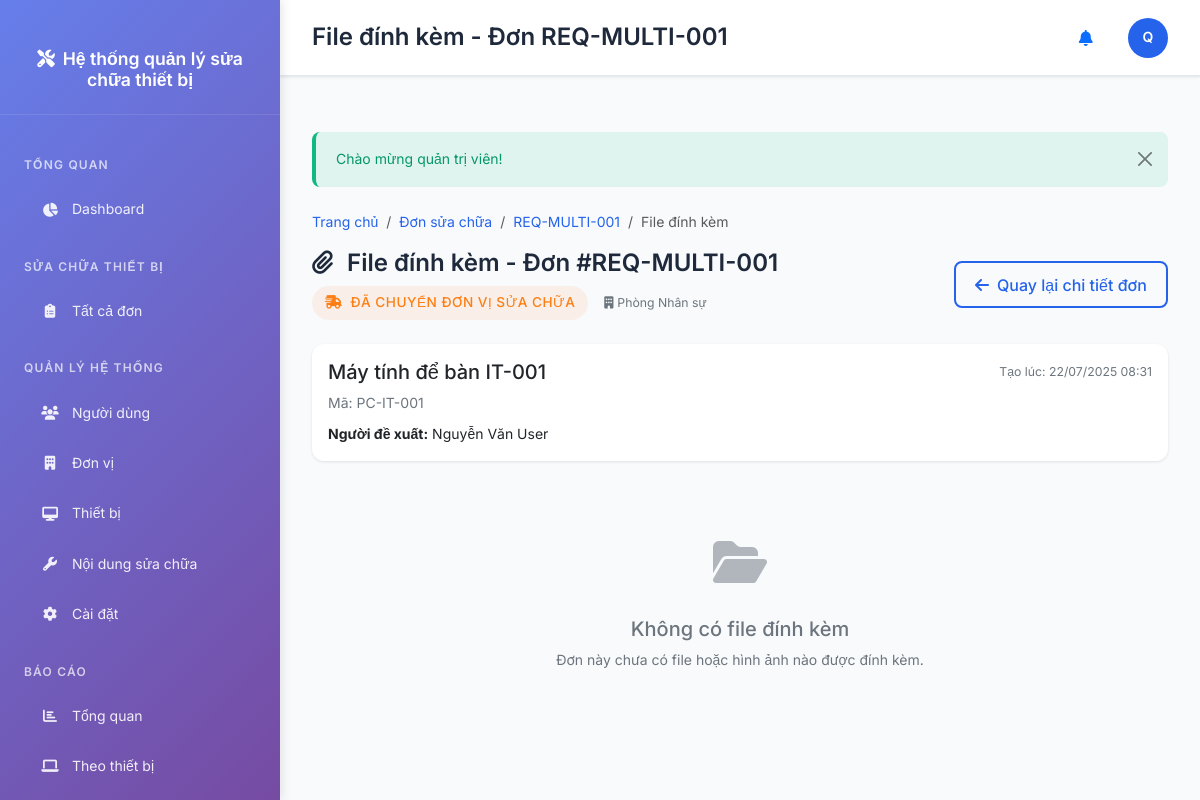
The page /repairs/attachments.php?code=REQ-MULTI-001 (signed in) on the database its author committed.
### tables this page shows
CREATE TABLE repair_requests (
    id INT AUTO_INCREMENT PRIMARY KEY,
    request_code VARCHAR(30) NOT NULL UNIQUE,
    equipment_id INT NOT NULL,
    requester_id INT NOT NULL,
    problem_description TEXT NOT NULL,
    urgency_level ENUM('low', 'medium', 'high', 'critical') DEFAULT 'medium',
    images TEXT,  
    videos TEXT,  
    current_status_id INT NOT NULL,
    assigned_logistics_id INT,
    assigned_clerk_id INT,
    assigned_technician_id INT,
    estimated_completion DATE,
    actual_completion DATETIME,
    total_cost DECIMAL(15,2) DEFAULT 0,
    logistics_received_at TIMESTAMP NULL COMMENT 'Thời gian giao liên nhận đề xuất',
    logistics_handover_at TIMESTAMP NULL COMMENT 'Thời gian giao liên bàn giao cho văn thư',
    created_at TIMESTAMP DEFAULT CURRENT_TIMESTAMP,
    updated_at TIMESTAMP DEFAULT CURRENT_TIMESTAMP ON UPDATE CURRENT_TIMESTAMP,
    FOREIGN KEY (equipment_id) REFERENCES equipments(id) ON DELETE RESTRICT,
    FOREIGN KEY (requester_id) REFERENCES users(id) ON DELETE RESTRICT,
    FOREIGN KEY (current_status_id) REFERENCES repair_statuses(id) ON DELETE RESTRICT,
    FOREIGN KEY (assigned_logistics_id) REFERENCES users(id) ON DELETE SET NULL,
    FOREIGN KEY (assigned_clerk_id) REFERENCES users(id) ON DELETE SET NULL,
    FOREIGN KEY (assigned_technician_id) REFERENCES users(id) ON DELETE SET NULL
);

CREATE TABLE users (
    id INT AUTO_INCREMENT PRIMARY KEY,
    username VARCHAR(50) NOT NULL UNIQUE,
    password VARCHAR(255) NOT NULL,
    full_name VARCHAR(100) NOT NULL,
    email VARCHAR(100),
    phone VARCHAR(20),
    department_id INT,
    role_id INT NOT NULL,
    avatar VARCHAR(255),
    status ENUM('active', 'inactive') DEFAULT 'active',
    last_login TIMESTAMP NULL,
    created_at TIMESTAMP DEFAULT CURRENT_TIMESTAMP,
    updated_at TIMESTAMP DEFAULT CURRENT_TIMESTAMP ON UPDATE CURRENT_TIMESTAMP,
    FOREIGN KEY (department_id) REFERENCES departments(id) ON DELETE SET NULL,
    FOREIGN KEY (role_id) REFERENCES roles(id) ON DELETE RESTRICT
);

CREATE TABLE repair_statuses (
    id INT AUTO_INCREMENT PRIMARY KEY,
    code VARCHAR(30) NOT NULL UNIQUE,
    name VARCHAR(100) NOT NULL,
    step_order INT NOT NULL,
    color VARCHAR(20) DEFAULT '#007bff',
    icon VARCHAR(50) DEFAULT 'fas fa-circle',
    description TEXT,
    created_at TIMESTAMP DEFAULT CURRENT_TIMESTAMP
);

CREATE TABLE departments (
    id INT AUTO_INCREMENT PRIMARY KEY,
    code VARCHAR(20) NOT NULL UNIQUE,
    name VARCHAR(200) NOT NULL,
    address TEXT,
    phone VARCHAR(20),
    email VARCHAR(100),
    manager_name VARCHAR(100),
    status ENUM('active', 'inactive') DEFAULT 'active',
    created_at TIMESTAMP DEFAULT CURRENT_TIMESTAMP,
    updated_at TIMESTAMP DEFAULT CURRENT_TIMESTAMP ON UPDATE CURRENT_TIMESTAMP
);

CREATE TABLE equipments (
    id INT AUTO_INCREMENT PRIMARY KEY,
    code VARCHAR(50) NOT NULL UNIQUE,
    name VARCHAR(200) NOT NULL,
    model VARCHAR(100),
    brand VARCHAR(100),
    type_id INT,
    department_id INT,
    location VARCHAR(200),
    purchase_date DATE,
    warranty_date DATE,
    purchase_price DECIMAL(15,2),
    specifications TEXT,
    image VARCHAR(255),
    status ENUM('active', 'maintenance', 'damaged', 'disposed') DEFAULT 'active',
    description TEXT,
    created_at TIMESTAMP DEFAULT CURRENT_TIMESTAMP,
    updated_at TIMESTAMP DEFAULT CURRENT_TIMESTAMP ON UPDATE CURRENT_TIMESTAMP,
    FOREIGN KEY (type_id) REFERENCES equipment_types(id) ON DELETE SET NULL,
    FOREIGN KEY (department_id) REFERENCES departments(id) ON DELETE SET NULL
);

### config/config.php (called while the page is built, shortened)
<?php
spl_autoload_register(function ($class) {
    $paths = [
        BASE_PATH . 'models/',
        BASE_PATH . 'controllers/',
        BASE_PATH . 'config/',
        BASE_PATH . 'utils/',
        BASE_PATH . 'middleware/'
    ];
    foreach ($paths as $path) {
        $file = $path . $class . '.php';
        if (file_exists($file)) {
            return;
        }
    }
});
require_once BASE_PATH . 'utils/helpers.php';
?>

### config/Database.php (called while the page is built, shortened)
<?php
class Database {
    private $host = 'localhost';
    private $dbname = 'equipment_repair_management';
    private $username = 'root';
    private $password = '210506';
    private $pdo;
    private static $instance = null;
    public function __construct() {
        try {
            $dsn = "mysql:host={$this->host};dbname={$this->dbname};charset=utf8mb4";
            $options = [
                PDO::ATTR_ERRMODE => PDO::ERRMODE_EXCEPTION,
                PDO::ATTR_DEFAULT_FETCH_MODE => PDO::FETCH_ASSOC,
                PDO::ATTR_EMULATE_PREPARES => false,
                PDO::MYSQL_ATTR_INIT_COMMAND => "SET NAMES utf8mb4",
                PDO::MYSQL_ATTR_SSL_VERIFY_SERVER_CERT => false
            ];
            $this->pdo = new PDO($dsn, $this->username, $this->password, $options);
        } catch (PDOException $e) {
            error_log("Database connection failed: " . $e->getMessage());
            die("Không thể kết nối đến cơ sở dữ liệu. Vui lòng thử lại sau.");
        }
    }
    public static function getInstance() {
        if (self::$instance === null) {
            self::$instance = new self();
        }
        return self::$instance;
    }
    public function query($sql, $params = []) {
        try {
            $stmt = $this->pdo->prepare($sql);
            $stmt->execute($params);
            return $stmt;
        } catch (PDOException $e) {
            error_log("Query failed: " . $e->getMessage());
            error_log("SQL: " . $sql);
            error_log("Params: " . print_r($params, true));
            throw new Exception("Lỗi thực thi truy vấn cơ sở dữ liệu: " . $e->getMessage());
        }
    }
    public function fetch($sql, $params = []) {
        $stmt = $this->query($sql, $params);
        return $stmt->fetch();
    }
}
?>

### repairs/attachments.php (the view, shortened to what this page needs)
<?php
require_once __DIR__ . '/../config/config.php';
$db = Database::getInstance();
$code = $_GET['code'] ?? '';
$request = $db->fetch(
    "SELECT r.*, e.name as equipment_name, e.code as equipment_code,
            u.full_name as requester_name, d.name as department_name,
            s.name as status_name, s.color as status_color, s.icon as status_icon
     FROM repair_requests r
     LEFT JOIN equipments e ON r.equipment_id = e.id
     LEFT JOIN users u ON r.requester_id = u.id
     LEFT JOIN departments d ON u.department_id = d.id
     LEFT JOIN repair_statuses s ON r.current_status_id = s.id
     WHERE r.request_code = ?",
    [$code]
);
$requestImages = json_decode($request['images'] ?? '[]', true);
$requestVideos = json_decode($request['videos'] ?? '[]', true);
$title = 'File đính kèm - Đơn ' . $request['request_code'];
$breadcrumbs = [
    ['title' => 'Trang chủ', 'url' => url('dashboard.php')],
    ['title' => 'Đơn sửa chữa', 'url' => url('repairs/')],
    ['title' => $request['request_code'], 'url' => url('repairs/view.php?code=' . $request['request_code'])],
    ['title' => 'File đính kèm', 'url' => '']
];
?>
<div class="d-flex justify-content-between align-items-center mb-4">
    <div>
        <h2 class="page-title mb-2">
            <i class="fas fa-paperclip me-2"></i>
            File đính kèm - Đơn #<?= e($request['request_code']) ?>
        </h2>
        <div class="d-flex align-items-center gap-3">
            <span class="status-badge" style="background-color: <?= e($request['status_color']) ?>15; color: <?= e($request['status_color']) ?>;">
                <i class="<?= e($request['status_icon']) ?> me-1"></i>
                <?= format_status_display(e($request['status_name'])) ?>
            </span>
            <small class="text-muted">
                <i class="fas fa-building me-1"></i><?= e($request['department_name']) ?>
            </small>
        </div>
    </div>
    <div>
        <a href="<?= url('repairs/view.php?code=' . $request['request_code']) ?>" class="btn btn-outline-primary">
            <i class="fas fa-arrow-left me-2"></i>Quay lại chi tiết đơn
        </a>
    </div>
</div>
<div class="card mb-4">
    <div class="card-body">
        <div class="row">
            <div class="col-md-8">
                <h5><?= e($request['equipment_name']) ?></h5>
                <p class="text-muted mb-2">Mã: <?= e($request['equipment_code']) ?></p>
                <p class="mb-0"><strong>Người đề xuất:</strong> <?= e($request['requester_name']) ?></p>
            </div>
            <div class="col-md-4 text-end">
                <small class="text-muted">Tạo lúc: <?= format_datetime($request['created_at']) ?></small>
            </div>
        </div>
    </div>
</div>
<?php
$hasStatusAttachments = false;
?>
<?php if (empty($requestImages) && empty($requestVideos) && !$hasRepairImages && !$hasStatusAttachments): ?>
    <div class="no-attachments">
        <div class="empty-icon">
            <i class="fas fa-folder-open"></i>
        </div>
        <h5>Không có file đính kèm</h5>
        <p class="text-muted">Đơn này chưa có file hoặc hình ảnh nào được đính kèm.</p>
    </div>
<?php endif; ?>
<?php
$content = ob_get_clean();
include __DIR__ . '/../layouts/app.php';
?>

### layouts/app.php (shortened to what this page needs)
<!DOCTYPE html>
<html lang="vi">
<head>
    <link href="https://cdn.jsdelivr.net/npm/bootstrap@5.3.0/dist/css/bootstrap.min.css" rel="stylesheet">
    <link href="https://cdnjs.cloudflare.com/ajax/libs/font-awesome/6.4.0/css/all.min.css" rel="stylesheet">
    <link href="<?= url('assets/css/style.css') ?>" rel="stylesheet">
</head>
<body>
    <?php
    $user = current_user();
    $current_page = basename($_SERVER['PHP_SELF'], '.php');
    ?>
    <nav class="sidebar" id="sidebar">
        <div class="sidebar-brand">
            <h4><i class="fas fa-tools me-2"></i><?= APP_NAME ?></h4>
        </div>
        <div class="sidebar-nav">
            <div class="nav-section">
                <div class="nav-section-title">Tổng quan</div>
                <a href="<?= url('dashboard.php') ?>" class="nav-link <?= $current_page === 'dashboard' ? 'active' : '' ?>">
                    <i class="fas fa-chart-pie"></i>
                    Dashboard
                </a>
            </div>
            <div class="nav-section">
                <div class="nav-section-title">Sửa chữa thiết bị</div>
                <?php if (has_any_role(['admin', 'clerk', 'logistics'])): ?>
                <a href="<?= url('repairs/index.php') ?>" class="nav-link <?= $current_page === 'index' && strpos($_SERVER['REQUEST_URI'], 'repairs') ? 'active' : '' ?>">
                    <i class="fas fa-clipboard-list"></i>
                    Tất cả đơn
                </a>
                <?php endif; ?>
            </div>
            <?php if (has_role('admin')): ?>
            <div class="nav-section">
                <div class="nav-section-title">Quản lý hệ thống</div>
                <a href="<?= url('admin/users.php') ?>" class="nav-link <?= $current_page === 'users' ? 'active' : '' ?>">
                    <i class="fas fa-users"></i>
                    Người dùng
                </a>
                <a href="<?= url('admin/departments.php') ?>" class="nav-link <?= $current_page === 'departments' ? 'active' : '' ?>">
                    <i class="fas fa-building"></i>
                    Đơn vị
                </a>
                <a href="<?= url('admin/equipments.php') ?>" class="nav-link <?= $current_page === 'equipments' ? 'active' : '' ?>">
                    <i class="fas fa-desktop"></i>
                    Thiết bị
                </a>
                <a href="<?= url('admin/repair-contents.php') ?>" class="nav-link <?= $current_page === 'repair-contents' ? 'active' : '' ?>">
                    <i class="fas fa-wrench"></i>
                    Nội dung sửa chữa
                </a>
                <a href="<?= url('admin/settings.php') ?>" class="nav-link <?= $current_page === 'settings' ? 'active' : '' ?>">
                    <i class="fas fa-cog"></i>
                    Cài đặt
                </a>
            </div>
            <?php endif; ?>
            <?php if (has_any_role(['admin', 'clerk'])): ?>
            <div class="nav-section">
                <div class="nav-section-title">Báo cáo</div>
                <a href="<?= url('reports/overview.php') ?>" class="nav-link <?= $current_page === 'overview' ? 'active' : '' ?>">
                    <i class="fas fa-chart-bar"></i>
                    Tổng quan
                </a>
                <a href="<?= url('reports/equipment.php') ?>" class="nav-link <?= $current_page === 'equipment' && strpos($_SERVER['REQUEST_URI'], 'reports') ? 'active' : '' ?>">
                    <i class="fas fa-laptop"></i>
                    Theo thiết bị
                </a>
                <a href="<?= url('reports/department.php') ?>" class="nav-link <?= $current_page === 'department' ? 'active' : '' ?>">
                </a>
            </div>
            <?php endif; ?>
        </div>
    </nav>
    <div class="main-content">
        <header class="main-header">
            <div class="header-content">
                <div>
                    <h1 class="page-title"><?= e($title ?? 'Dashboard') ?></h1>
                </div>
                <div class="user-menu">
                    <div class="dropdown">
                        <button class="btn btn-link position-relative" type="button" data-bs-toggle="dropdown" id="notificationDropdown">
                            <i class="fas fa-bell"></i>
                        </button>
                    </div>
                    <div class="dropdown">
                        <a href="#" class="user-avatar" data-bs-toggle="dropdown">
                            <?php if ($user && $user['avatar']): ?>
                                <img src="<?= upload_url('avatars/' . $user['avatar']) ?>" alt="Avatar" style="width: 100%; height: 100%; object-fit: cover; border-radius: 50%;">
                            <?php else: ?>
                                <?= $user ? strtoupper(substr($user['full_name'], 0, 1)) : 'U' ?>
                            <?php endif; ?>
                        </a>
                    </div>
                </div>
            </div>
        </header>
        <main class="content-area">
            <?php $flash_messages = get_flash_messages(); ?>
            <?php if (!empty($flash_messages)): ?>
                <?php foreach ($flash_messages as $message): ?>
                    <div class="alert alert-<?= $message['type'] === 'error' ? 'danger' : $message['type'] ?> alert-dismissible fade show">
                        <?= e($message['message']) ?>
                        <button type="button" class="btn-close" data-bs-dismiss="alert"></button>
                    </div>
                <?php endforeach; ?>
            <?php endif; ?>
            <?php if (isset($breadcrumbs)): ?>
                <?= breadcrumb($breadcrumbs) ?>
            <?php endif; ?>
            <?php if (isset($content)): ?>
                <?= $content ?>
            <?php endif; ?>
        </main>
    </div>
</body>
</html>

### rows shown on the page
repair_requests: request_code "File đính kèm - Đơn REQ-MULTI-001", request_code "REQ-MULTI-001", current_status.name "ĐÃ CHUYỂN ĐƠN VỊ SỬA CHỮA", departments.name "Phòng Nhân sự", equipment.name "Máy tính để bàn IT-001", equipment.code "PC-IT-001", requester.full_name "Nguyễn Văn User", created_at "22/07/2025 08:31"
users: full_name "Q"

### other values the page prints
APP_NAME "Hệ thống quản lý sửa chữa thiết bị"
$message['message'] "Chào mừng quản trị viên!"
$item['title'] "Trang chủ"
$item['title'] "Đơn sửa chữa"
$item['title'] "REQ-MULTI-001"
$item['title'] "File đính kèm"
